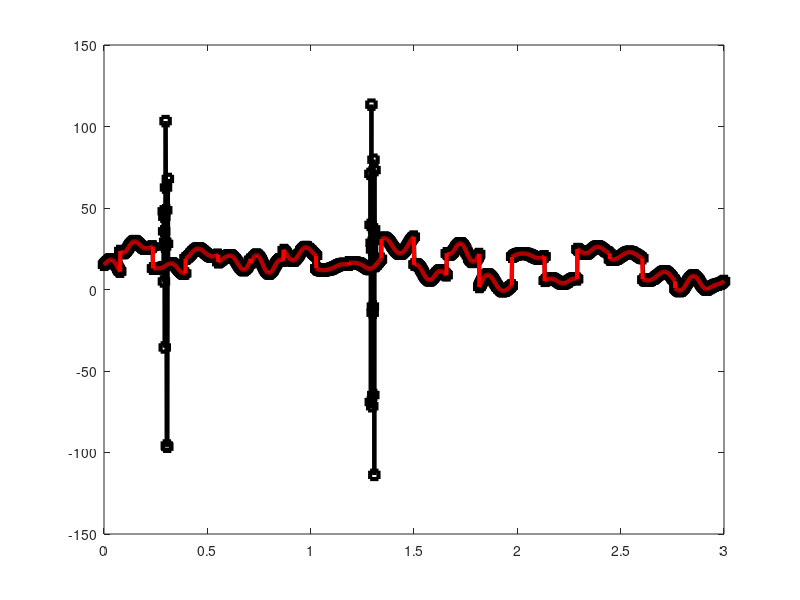

Source code (MATLAB): (Note: this script raises an error after producing the figure.)
% Code challenge to re-sample data with missing blocks, not a number (nan)
% data elements and multi rate sampling

% Fill in the NaN elements (interpolate perhaps)
% Remove and interpolate across the noise bursts
% resample to regularly spaced data

load resample_codeChallenge.mat;

% See the original data vs the sampled data

% Remove NaN values, we'll use interpolation to fill back in
nanIndexes = find(isnan(signal));
signal(nanIndexes) = [];
time(nanIndexes) = [];

figure(1);
plot(time,signal, 'ks-', 'linew', 3);
hold on;
plot(origT, origS, 'r', 'linew', 3);

% These are the good signal values so the range is not inclusive,
% identified using visual inspection of signal near noise areas
noiseOneStartX = 0.2880;
noiseOneEndX = 0.311;

noiseTwoStartX = 1.288;
noiseTwoEndX = 1.31;

noiseOneStartIdx = find(abs(time - noiseOneStartX) < 0.0001);
noiseOneEndIdx = find(abs(time - noiseOneEndX) < 0.0001);


signal(noiseOneStartIdx:noiseOneEndIdx) = [];
time(noiseOneStartIdx:noiseOneEndIdx) = [];

noiseTwoStartIdx = find(abs(time - noiseTwoStartX) < 0.0001);
noiseTwoEndIdx = find(abs(time - noiseTwoEndX) < 0.0001);

signal(noiseTwoStartIdx:noiseTwoEndIdx) = [];
time(noiseTwoStartIdx:noiseTwoEndIdx) = [];




% Interpolate the known signals then we'll use spectral interpolation for
% the missing data sections (noise areas)

% use griddedInterpolant

interpolater = griddedInterpolant(time, signal, 'spline');
srate = 1000;
npts = srate * 3;
timevec = (0:npts-1)/srate; % three seconds)
interpolatedSignal = interpolater(timevec);

plot(timevec,interpolatedSignal, 'b', 'linew', 3);


% 
% fftLen = noiseOneEndIdx - noiseOneStartIdx;
% fftLeft = fft(interpolatedSignal(noiseOneStartIdx-fftLen+1:noiseOneStartIdx));
% fftRight = fft(interpolatedSignal(noiseTwoEndIdx:noiseTwoEndIdx+fftLen-1));
% fftAvg = (fftLeft + fftRight) /2;
% freqInterSig = ifft(fftAvg);
% freqInterSigDetrend = detrend(freqInterSig);
% 
% interpolatedSignal(noiseOneStartIdx:noiseOneEndIdx)
